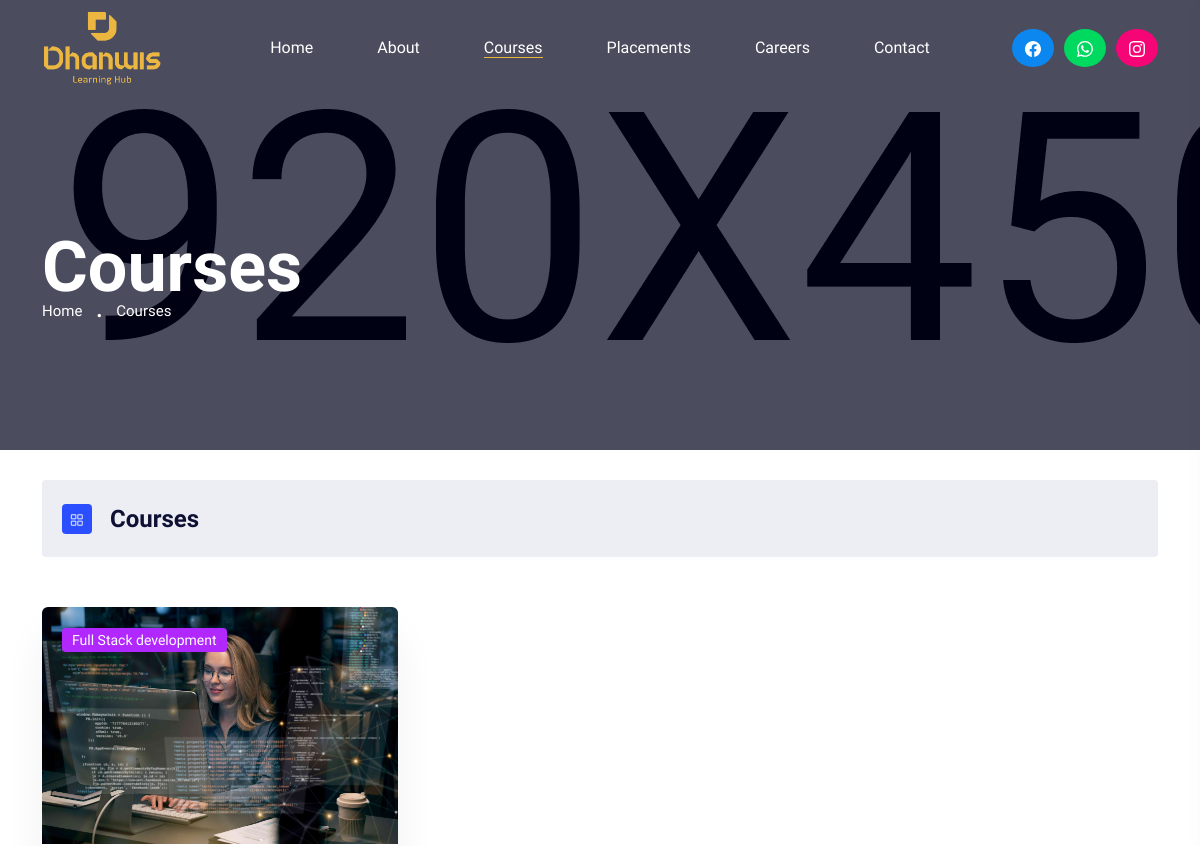
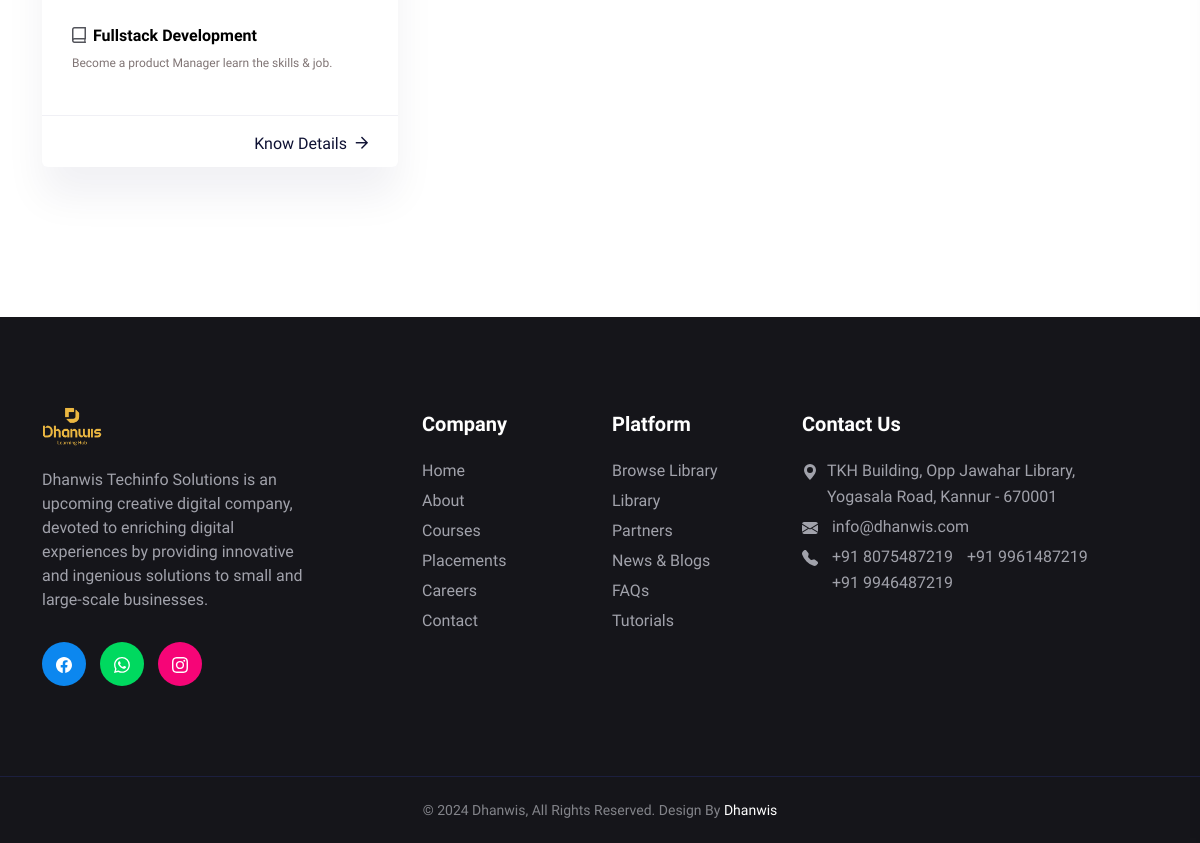
/courses, run on an earlier commit of the app's database (2 pictures, top to bottom).
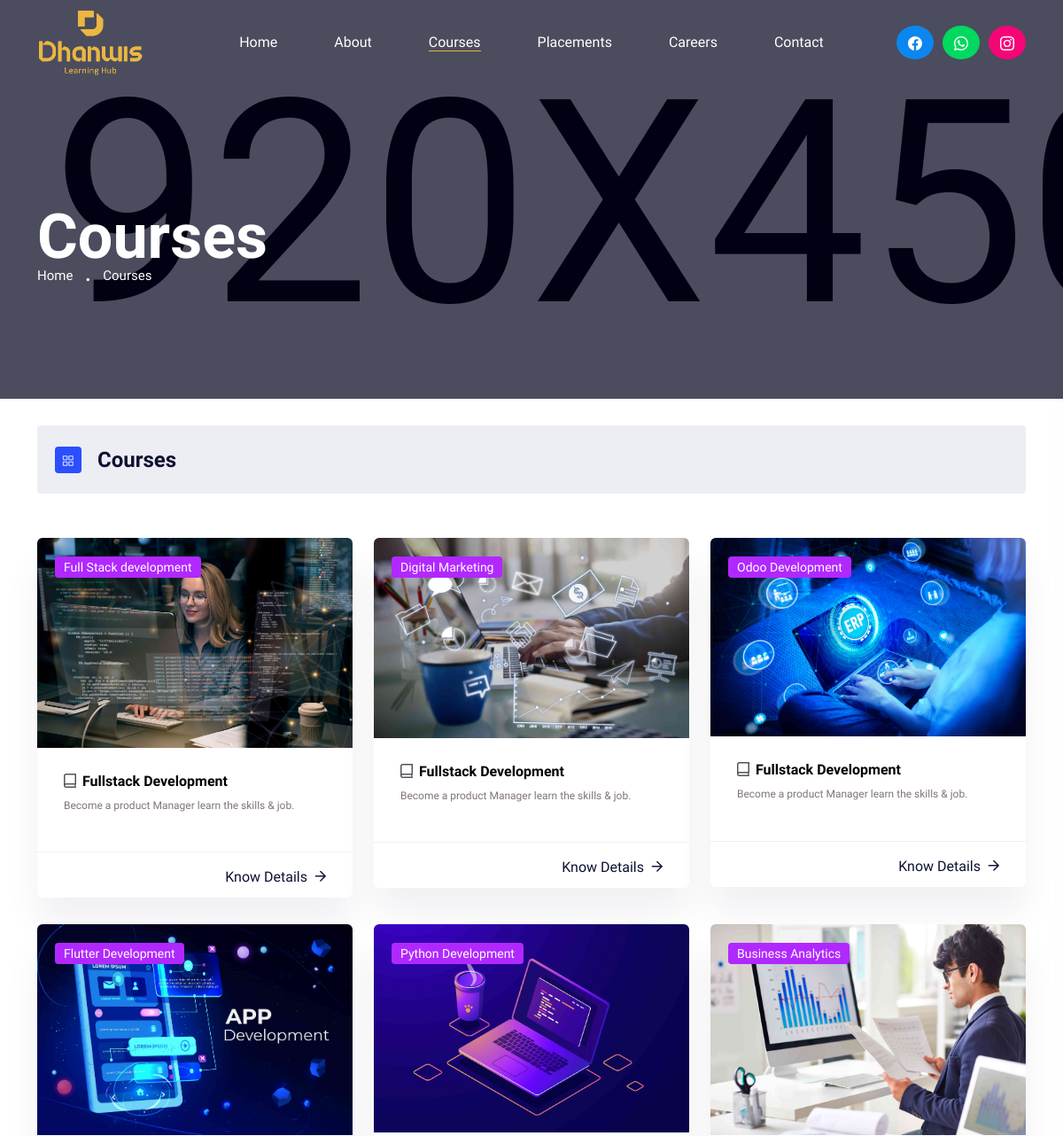
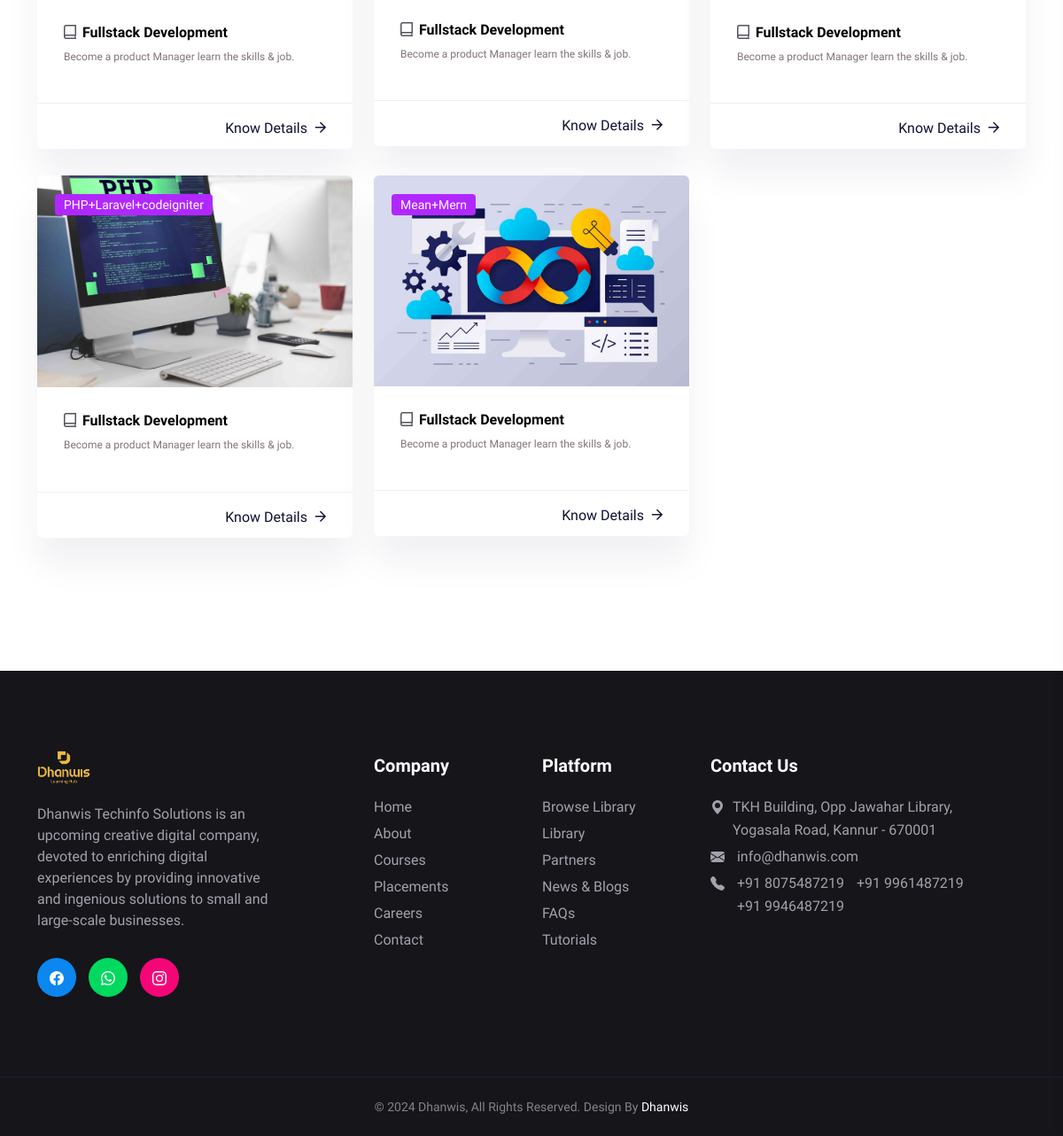
And on a later commit of the database (2 pictures, top to bottom).
### admin_app/models.py (models this page shows)
class Course(models.Model):
    image= models.ImageField(upload_to='admin/courses', null=True, blank=True)
    heading = models.CharField(max_length=100, null=True, blank=True)
    description = models.CharField(max_length=200, null=True, blank=True)

### user_app/views.py (the view)
# urls.py: path('courses', courses, name='courses'),
def courses(request):
    current_page = 'courses'
    courses = Course.objects.all()
    context = {
        'current_page': current_page,
        'courses' : courses,
    }
    return render(request, 'user/courses.html', context)

### templates/user/courses.html (shortened to what the changed rows need)
<!doctype html>
{% load static %}
<html class="no-js" lang="zxx">
   <head>
      <link rel="stylesheet" href="{% static 'user/assets/css/preloader.css' %}">
      <link rel="stylesheet" href="{% static 'user/assets/css/bootstrap.min.css' %}">
      <link rel="stylesheet" href="{% static 'user/assets/css/meanmenu.css' %}">
      <link rel="stylesheet" href="{% static 'user/assets/css/animate.min.css' %}">
      <link rel="stylesheet" href="{% static 'user/assets/css/owl.carousel.min.css' %}">
      <link rel="stylesheet" href="{% static 'user/assets/css/swiper-bundle.css' %}">
      <link rel="stylesheet" href="{% static 'user/assets/css/backToTop.css' %}">
      <link rel="stylesheet" href="{% static 'user/assets/css/jquery.fancybox.min.css' %}">
      <link rel="stylesheet" href="{% static 'user/assets/css/fontAwesome5Pro.css' %}">
      <link rel="stylesheet" href="{% static 'user/assets/css/elegantFont.css' %}">
      <link rel="stylesheet" href="{% static 'user/assets/css/default.css' %}">
      <link rel="stylesheet" href="{% static 'user/assets/css/style.css' %}">
      <link rel="stylesheet" href="{% static 'user/assets/mine/css/mine.css' %}">
   </head>
   <body>
      <main>
         <section class="course__area pt-30 pb-120">
            <div class="container">
               <div class="row">
                  <div class="col-xxl-12">
                     <div class="course__tab-conent">
                        <div class="tab-content" id="courseTabContent">
                           <div class="tab-pane fade show active" id="grid" role="tabpanel" aria-labelledby="grid-tab">
                              <div class="row">
                                 {% for course in courses %}
                                    <div class="col-xxl-4 col-xl-4 col-lg-4 col-md-6 ">
                                       <div class="course__item white-bg mb-30 fix">
                                          <div class="course__thumb w-img p-relative fix">
                                             <a href="#">
                                                <img src="{{ course.image.url }}" alt="">
                                             </a>
                                             <div class="course__tag">
                                                <a href="#">{{ course.heading }}</a>
                                             </div>
                                          </div>
                                          <div class="course__content">
                                             <div class="course__meta d-flex align-items-center justify-content-between">
                                                <div class="course__lesson">
                                                   <span class="course-book"><i class="far fa-book-alt"></i>Fullstack Development</span>
                                                </div>
                                             </div>
                                             <h3 class="course__title course-discription"><a href="course-details.html">{{ course.description }}</a></h3>
                                          </div>
                                          <div class="course__more d-flex justify-content-end align-items-center">
                                             <div class="course__btn">
                                                <a href="course-details.html" class="link-btn">
                                                      Know Details
                                                   <i class="far fa-arrow-right"></i>
                                                </a>
                                             </div>
                                          </div>
                                       </div>
                                    </div>
                                 {% endfor %}
                              </div>
                           </div>
                         </div>
                     </div>
                  </div>
               </div>
            </div>
         </section>
      </main>
   </body>
</html>

What changed in the data, as far as the page shows it:
added Course: image (picture), heading "Digital Marketing", description "Become a product Manager learn the skills & job."
added Course: image (picture), heading "Odoo Development", description "Become a product Manager learn the skills & job."
added Course: image (picture), heading "Flutter Development", description "Become a product Manager learn the skills & job."
added Course: image (picture), heading "Python Development", description "Become a product Manager learn the skills & job."
added Course: image (picture), heading "Business Analytics", description "Become a product Manager learn the skills & job."
added Course: image (picture), heading "PHP+Laravel+codeigniter", description "Become a product Manager learn the skills & job."
added Course: image (picture), heading "Mean+Mern", description "Become a product Manager learn the skills & job."
